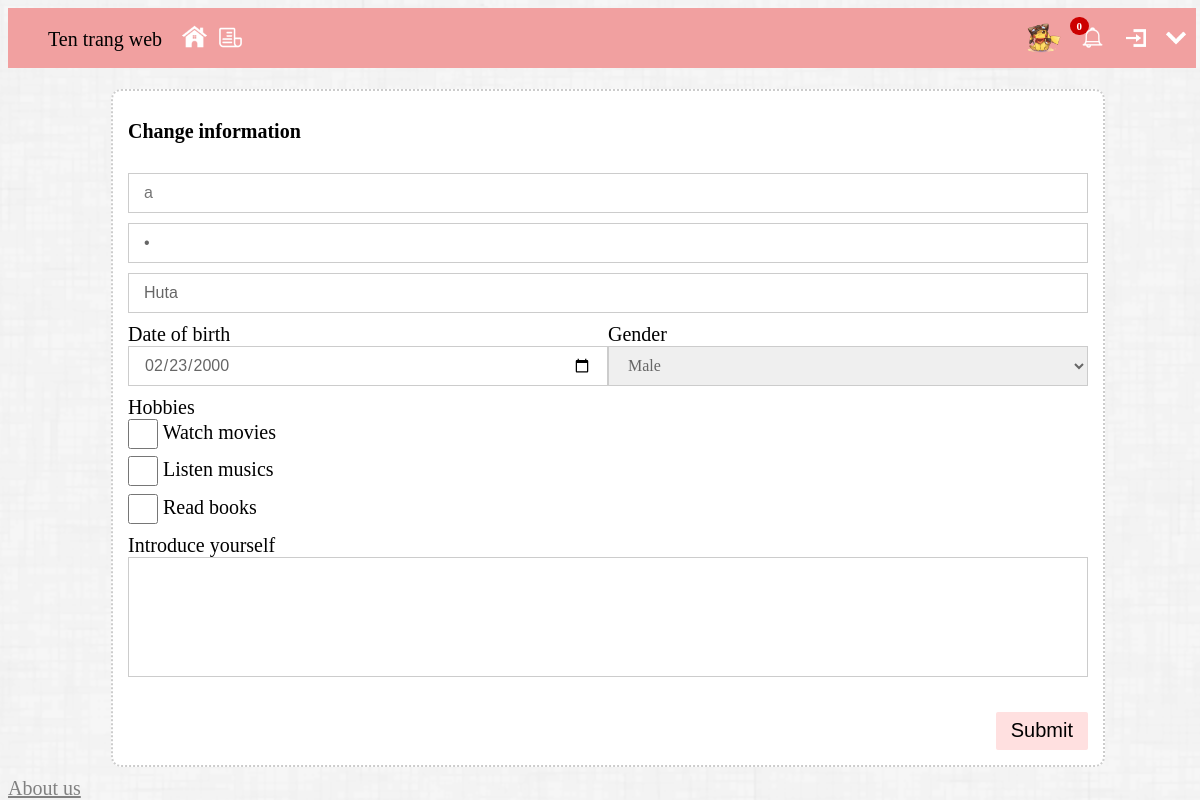
Page /Code/ChangeInfomation.php (signed in) on the committed database.
### tables this page shows
CREATE TABLE `avatar` (
  `id` int(11) NOT NULL,
  `id_user` varchar(50) NOT NULL,
  `link` varchar(4000) NOT NULL
);

CREATE TABLE `users` (
  `username` varchar(50) NOT NULL,
  `password` varchar(50) NOT NULL,
  `name` varchar(50) NOT NULL,
  `number_of_picture` int(11) DEFAULT NULL,
  `number_of_follow` int(11) DEFAULT NULL,
  `email` varchar(200) DEFAULT NULL,
  `verificode` varchar(500) DEFAULT NULL,
  `verify` int(1) DEFAULT NULL
);

CREATE TABLE `info` (
  `id` int(11) NOT NULL,
  `id_user` varchar(50) NOT NULL,
  `date_of_birth` date NOT NULL,
  `sex` varchar(50) NOT NULL,
  `hobby` varchar(400) DEFAULT NULL,
  `info_introduce` varchar(4000) DEFAULT NULL
);

### Code/ChangeInfomation.php (the view, shortened to what this page needs)
<?php session_start();
$conn = mysqli_connect("localhost", "root","", "picture_social");
?>
<!doctype html>
<html>
    <head>
        <link rel="stylesheet" type ="text/css" href="header_footer.css">
        <link rel="stylesheet" type ="text/css" href="signup.css">
    </head>
    <body>
        <div class="header">
            <div class="header_1">
                <ul style="list-style-type: none">
                    <li>
                        <p style="display: inline;" class="tenweb">Ten trang web</p>
                    </li>
                    <li>
                        <a class="home" href="Home.php">
                            <img src="../Picture/home.png" class="icon_h">
                        </a>
                    </li>
                    <li>
                        <a class="feed" href="Feed.php">
                            <img src="../Picture/feed.png" class="icon_h">
                        </a>
                    </li>
                </ul>
            </div>
            <div class="header_2" id="header_2">
                <ul style="list-style-type: none" id="r_link">
                    <?php
                    if(isset($_SESSION['username'])){
                        $user = $_SESSION['username'];
                        $sql = "select * from avatar where id_user = '$user'";
                        $result = mysqli_query($conn, $sql, null);
                        $row = mysqli_fetch_assoc($result);
                        ?>
                    <li>
                        <a class="user" href="user.php">
                            <img src="<?php echo $row['link']?>" class="icon_h">
                        </a>
                    </li>
                        <?php
                    }
                    ?>
                    <li id="notification_li">
                        <span id="notification_count">0</span>
                        <div class="bell" id="notificationLink" onclick="Notification()">
                            <img src="../Picture/bell.png" class="icon_h" id="icon_h">
                        </div>
                    </li>
                    <li>
                        <a class="login" href="login.php">
                            <img src="../Picture/login.png" class="icon_h">
                        </a>
                    </li>
                    <li>
                        <a class="register" href="signup.php">
                            <img src="../Picture/register.png" class="icon_h">
                        </a>
                    </li>
                </ul>
            </div>
        </div>
        <main>
          <div class="container">
              <?php
                $us = $_SESSION['username'];
                $sql = "select * from users where username = '$us'";
                $result = mysqli_query($conn, $sql, null);
                $row = mysqli_fetch_assoc($result);
                $sql = "select * from info where id_user = '$us'";
                $result1 = mysqli_query($conn, $sql, null);
                $row1 = mysqli_fetch_assoc($result1);
              ?>
               <div class="register-form">
                   <form action="ChangeInfomation.php" method="post">
                       <h1>Change information</h1>
                       <div class="input-box">
                           <input type="text" name="username" placeholder="<?php echo $_SESSION['username']; ?>" readonly="readonly">
                       </div>
                       <div class="input-box">
                           <input type="password" name="password" placeholder="Password" value="<?php echo $row['password']; ?>" readonly="readonly">
                       </div>
                       <div class="input-box">
                           <input type="text" name="name" placeholder="Account name" value="<?php echo $row['name']; ?>">
                       </div>
                       <div class="input-box">
                           <div class="col-6">
                               <label for="ngaysinh">Date of birth</label>
                               <br>
                               <input type="date" name="date_of_birth" id="ngaysinh"/ value="<?php echo $row1['date_of_birth']; ?>" >
                           </div>
                           <div class="col-6">
                               <label for="gioitinh">Gender</label>
                               <br>
                               <select id="gioitinh" name="sex">
                                   <?php
                                   if($row1['sex'] == "Nữ"){
                                       ?>
                                   <option value="Nam">Male</option>
                                        <?php
                                   }
                                   else{
                                       ?>
                                   <option value="Nam" selected>Male</option>
                                   <option value="Nữ">Female</option>
                                        <?php
                                   }
                                   ?>
                               </select>
                           </div>
                       </div>
                       <div class="input-box">
                           <span>Hobbies</span>
                           <br>
                           <input type="checkbox" name="xemphim" id="xemphim">
                           <label for="xemphim">Watch movies</label>
                           <input type="checkbox" id="nghenhac" name="nghenhac">
                           <label for="nghenhac">Listen musics</label>
                           <input type="checkbox" id="docsach" name="docsach">
                           <label for="docsach">Read books</label>
                       </div>
                       <div class="input-box">
                           <label for="gioithieu">Introduce yourself</label>
                           <br>
                           <textarea cols="1000" rows="1000" name="gioithieu" id="gioithieu" style="resize:none; height:10vh;"></textarea>
                       </div>
                       <div class="btn-box">
                           <input type="submit" name="submit" value="Submit">
                       </div>
                   </form>
               </div>
           </div>
        </main>
        <div class="footer">
            <a href="#" id="aboutus" style="color: gray">About us</a>
        </div>
    </body>
</html>

### Code/header_footer.css (style rules this page uses)
* { font-family: aria; font-size: 20px; color: black; }
body { background-image: url(../Picture/furley_bg.png); background-size: cover; }
.icon_h { width: 20px; margin-left: 5px; }
.header { height: 60px; width: 99vw; background-color: #F1A0A0; position: relative; top: 0px; display: flex; }
.header ul { display: flex; }
.home, .feed, .bell, .login, .register, .user { background: none; border: 0px; }
.register { position: absolute; right: 10px; }
.login { position: absolute; right: 50px; }
.bell { position: absolute; right: 90px; }
.user { position: absolute; right: 135px; }
.home img { width: 55px; position: relative; top: -19px; }
.feed img { width: 27px; position: relative; top: -4px; left: -10px; }
.bell img { width: 27.4px; position: relative; top: -4px; }
.register img { margin-left: 10px; }
.user img { width: 40px; position: relative; top: -6px; }
.footer { width: 100%; font-size: 15px; position: absolute; bottom: 0px; }
#notification_count { padding: 3px 7px 3px 7px; background: #cc0000; color: #ffffff; font-weight: bold; margin-left: 77px; border-radius: 9px; -moz-border-radius: 9px; -webkit-border-radius: 9px; position: absolute; right: 107px; margin-top: -11px; font-size: 11px; }

### Code/signup.css (style rules this page uses)
input, textarea { padding: 0px; margin: 0px; font-family: sans-serif; box-sizing: border-box; }
main { height: 90vh; width: 100vw; display: flex; align-items: center; }
.container { width: 100%; max-width: 1200px; margin-left: auto; margin-right: auto; }
.col-6 { float: left; width: 50%; }
h1 { color: #000; font-size: 20px; margin-bottom: 30px; }
.register-form { width: 100%; max-width: 1400px; margin: 20px auto; background-color: #ffffff; padding: 15px; border: 2px dotted #cccccc; border-radius: 10px; }
.input-box { margin-bottom: 10px; }
.input-box input[type='text'], .input-box input[type='password'], .input-box input[type='date'] { padding: 7.5px 15px; width: 100%; border: 1px solid #cccccc; outline: none; font-size: 16px; display: inline-block; height: 40px; color: #666666; }
.input-box select { padding: 7.5px 15px; width: 100%; border: 1px solid #cccccc; outline: none; font-size: 16px; display: inline-block; height: 40px; color: #666666; }
.input-box option { font-size: 16px; }
.input-box input[type='checkbox'] { height: 1.5em; width: 1.5em; vertical-align: middle; line-height: 2em; }
.input-box textarea { padding: 7.5px 15px; width: 100%; border: 1px solid #cccccc; outline: none; font-size: 16px; min-height: 120px; color: #666666; }
.btn-box input[type="submit"] { border: none; outline: none; padding: 7.5px 15px; border-radius: 2px; background: #FFE0E0; color: #000; }
.btn-box { text-align: right; margin-top: 30px; }
@media (min-width:580px) { .register-form { width: 80%; } }

### rows in the picture
avatar: link (picture)
users: name "Huta"
info: date_of_birth "02/23/2000", sex "Male"
